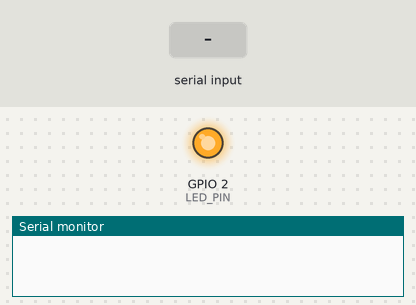
This sketch was run on a simulated ESP32-S3. Parts: output pins drawn as LEDs (lit = HIGH), the last lines printed to the serial monitor. The inputs (shaded band) are chosen by the test bench.

Above: at 1.7 s.
1.8 s: "1" received over Serial
At 2.7 s:
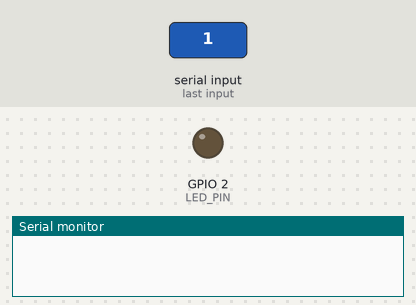
3.3 s: "1" received over the second serial link
At 3.8 s:
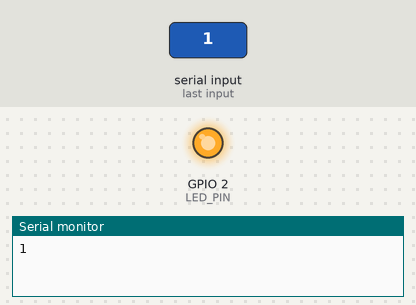
4.8 s: "0" received over Serial
At 6.0 s:
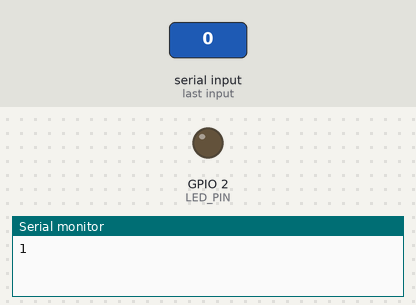
6.3 s: "0" received over the second serial link
At 7.3 s:
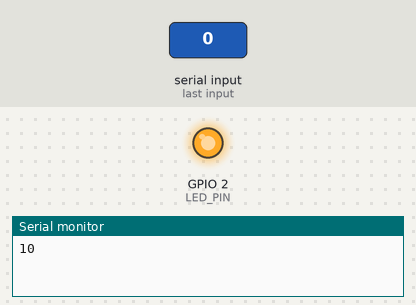
Timing chart, 0 to 8.8 s (numbered marks = the images above; inputs shaded):
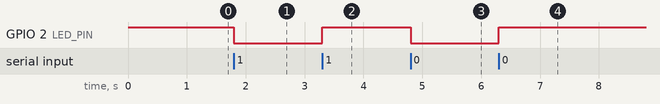

Measured:
- after the input at 1.8 s, GPIO 2 (LED_PIN): HIGH → LOW at once
- after the input at 3.3 s, GPIO 2 (LED_PIN): LOW → HIGH at once
- after the input at 4.8 s, GPIO 2 (LED_PIN): HIGH → LOW at once
- after the input at 6.3 s, GPIO 2 (LED_PIN): LOW → HIGH at once

The sketch:

votol_passthrough.ino
```cpp
/*
 * Votol USB-Serial Passthrough
 *
 * ESP32-S3 acts as USB-to-Serial bridge:
 *   Mac USB  <-->  Votol UART (9600 baud)
 *   GPIO9 = RX (from Votol)
 *   GPIO10 = TX (to Votol)
 *
 * USB CDC on ESP32-S3 is baud-rate independent.
 * Votol controller always runs at 9600 8N1.
 */

#define VOTOL_RX 9
#define VOTOL_TX 10
#define VOTOL_BAUD 9600
#define LED_PIN 2

uint8_t buf[256];

void setup() {
  Serial.begin(9600);  // USB CDC (baud ignored but set for compatibility)
  Serial2.begin(VOTOL_BAUD, SERIAL_8N1, VOTOL_RX, VOTOL_TX);
  pinMode(LED_PIN, OUTPUT);
  digitalWrite(LED_PIN, HIGH);
  delay(500);
}

void loop() {
  // USB -> Votol
  int avail = Serial.available();
  if (avail > 0) {
    if (avail > 256) avail = 256;
    int n = Serial.readBytes(buf, avail);
    Serial2.write(buf, n);
    Serial2.flush();
    digitalWrite(LED_PIN, LOW);
  }

  // Votol -> USB
  avail = Serial2.available();
  if (avail > 0) {
    if (avail > 256) avail = 256;
    int n = Serial2.readBytes(buf, avail);
    Serial.write(buf, n);
    Serial.flush();
    digitalWrite(LED_PIN, HIGH);
  }
}
```
